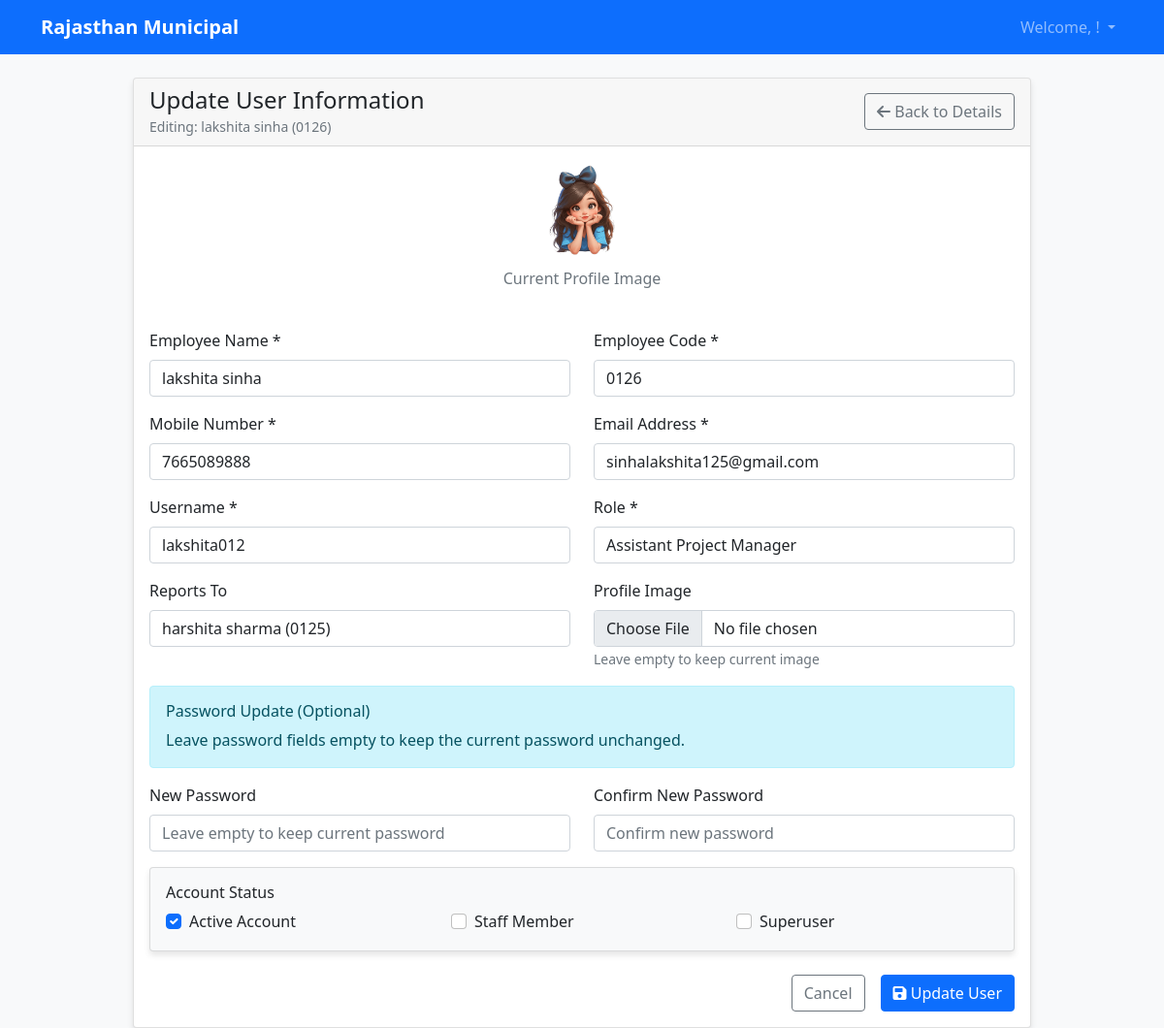
The page /users/3/update/ (signed in) on the database as committed earlier.
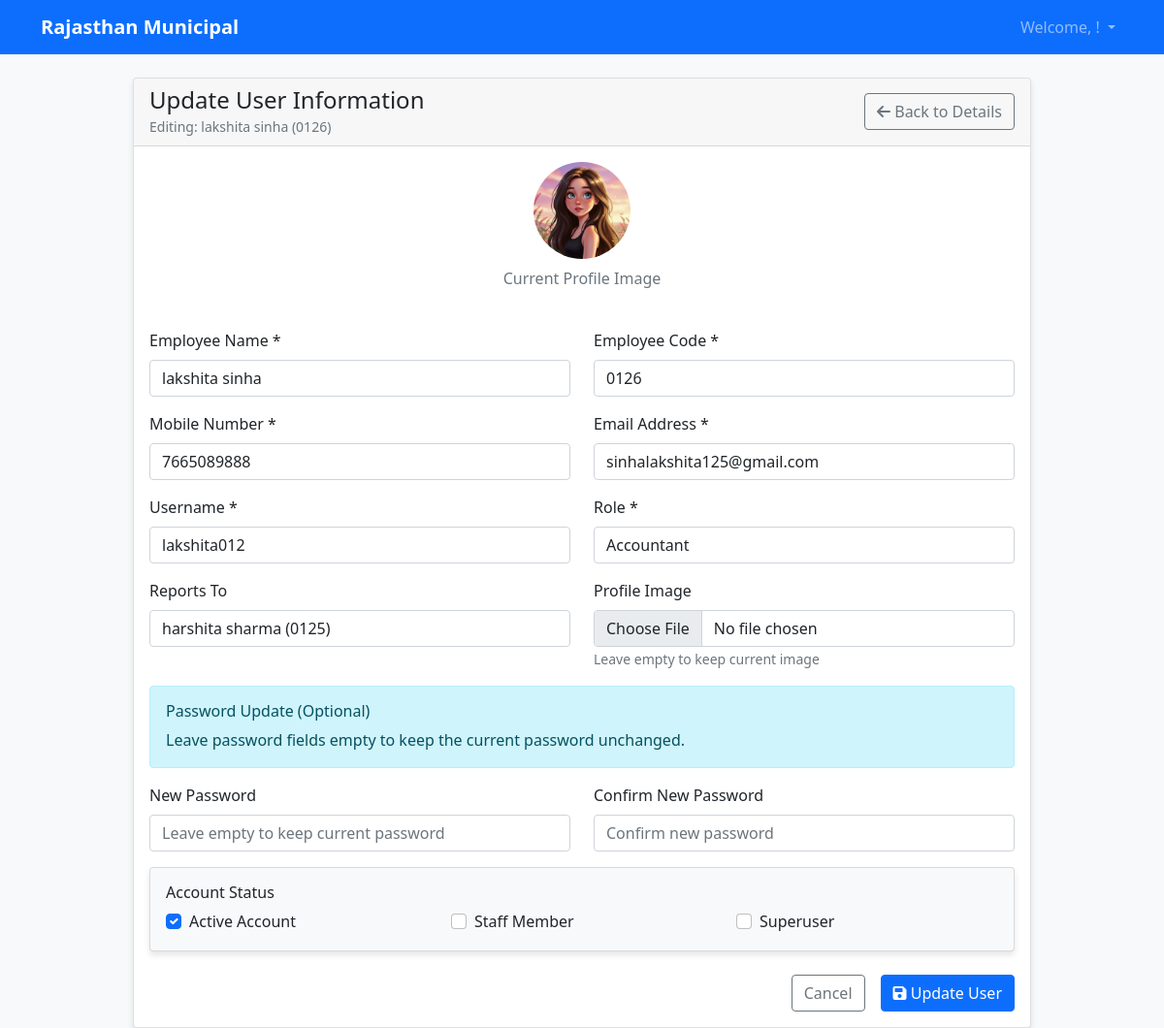
The same page on the database as committed later.
### users/models.py (models this page shows, shortened)
class CustomUser(AbstractUser):
    emp_name = models.CharField(max_length=100, verbose_name="Employee Name")
    emp_code = models.CharField(max_length=20, unique=True, verbose_name="Employee Code")
    mobile_no = models.CharField(max_length=15, verbose_name="Mobile Number")
    report_to = models.ForeignKey(
        'self',
        on_delete=models.SET_NULL,
        null=True,
        blank=True,
        verbose_name="Reports To"
    )
    image = models.ImageField(upload_to='user_images/', blank=True, null=True, verbose_name="Profile Image")
    ROLE_CHOICES = [
        ('assistant_project_manager', 'Assistant Project Manager'),
        ('circle_manager', 'Circle Manager'),
        ('team_leader', 'Team Leader'),
        ('back_office_head', 'Back Office Head'),
        ('back_office', 'Back Office'),
        ('accountant', 'Accountant'),
        ('flying_officer_sspl', 'Flying Officer SSPL'),
        ('revenue_officer', 'Revenue Officer'),
        ('zone_commissioner', 'Zone Commissioner'),
        ('revenue_inspector', 'Revenue Inspector'),
        ('surveyor', 'Surveyor'),
        ('tax_collector', 'Tax Collector'),
        ('tele_caller', 'Tele Caller'),
        ('mis', 'MIS'),
        ('counter', 'Counter'),
        ('commissioner', 'Commissioner'),
        ('oswal', 'Oswal'),
        ('ulb_admin', 'ULB Admin'),
        ('qr_installer', 'QR Installer'),
        ('dc_revenue_first', 'DC Revenue First'),
        ('ro_revenue_first', 'RO Revenue First'),
        ('testt', 'TESTT'),
    ]
    role = models.CharField(
        max_length=30,
        choices=ROLE_CHOICES,
        default='back_office',
        verbose_name="Role"
    )
    first_name = models.CharField(max_length=30, blank=False)
    last_name = models.CharField(max_length=30, blank=False)
    email = models.EmailField(unique=True, blank=False)
    def __str__(self):
        return f"{self.emp_name} ({self.emp_code})"
    class Meta:
        verbose_name = "User"
        verbose_name_plural = "Users"

### users/views.py (the view)
# urls.py: path('users/<int:user_id>/update/', views.user_update_view, name='user_update'),
def user_update_view(request, user_id):
    if not request.user.is_authenticated:
        return redirect('login')
    try:
        user_to_update = CustomUser.objects.get(id=user_id)
    except CustomUser.DoesNotExist:
        messages.error(request, 'User not found.')
        return redirect('user_list')
    allowed_roles = ['commissioner', 'zone_commissioner', 'ulb_admin', 'assistant_project_manager', 'circle_manager']
    if request.user.role not in allowed_roles and not request.user.is_staff:
        messages.error(request, 'You do not have permission to update users.')
        return redirect('dashboard')
    if request.method == 'POST':
        form = CustomUserUpdateForm(request.POST, request.FILES, instance=user_to_update)
        if form.is_valid():
            form.save()
            messages.success(request, f'User {user_to_update.emp_name} updated successfully!')
            return redirect('user_detail', user_id=user_to_update.id)
        else:
            messages.error(request, 'Please correct the errors below.')
    else:
        form = CustomUserUpdateForm(instance=user_to_update)
    context = {
        'form': form,
        'user_to_update': user_to_update,
        'is_update': True,
    }
    return render(request, 'users/user_update.html', context)

### users/templates/users/user_update.html (shortened to what the changed rows need)
{% extends 'users/base.html' %}
{% block content %}
<div class="row justify-content-center">
    <div class="col-md-10">
        <div class="card">
            <div class="card-header d-flex justify-content-between align-items-center">
                <div>
                    <h4 class="mb-0">Update User Information</h4>
                    <small class="text-muted">Editing: {{ user_to_update.emp_name }} ({{ user_to_update.emp_code }})</small>
                </div>
            </div>
            <div class="card-body">
                <form method="post" enctype="multipart/form-data">
                    {% if user_to_update.image %}
                    <div class="row mb-4">
                        <div class="col-12 text-center">
                            <div class="mb-3">
                                <img src="{{ user_to_update.image.url }}" alt="Current Profile"
                                     class="rounded-circle" style="width: 100px; height: 100px; object-fit: cover;">
                                <p class="text-muted mt-2">Current Profile Image</p>
                            </div>
                        </div>
                    </div>
                    {% endif %}
                    <div class="row">
                        <div class="col-md-6">
                            <div class="mb-3">
                                <label for="{{ form.emp_name.id_for_label }}" class="form-label">Employee Name *</label>
                                {{ form.emp_name }}
                            </div>
                        </div>
                        <div class="col-md-6">
                            <div class="mb-3">
                                <label for="{{ form.emp_code.id_for_label }}" class="form-label">Employee Code *</label>
                                {{ form.emp_code }}
                            </div>
                        </div>
                    </div>
                    <div class="row">
                        <div class="col-md-6">
                            <div class="mb-3">
                                <label for="{{ form.mobile_no.id_for_label }}" class="form-label">Mobile Number *</label>
                                {{ form.mobile_no }}
                            </div>
                        </div>
                        <div class="col-md-6">
                            <div class="mb-3">
                                <label for="{{ form.email.id_for_label }}" class="form-label">Email Address *</label>
                                {{ form.email }}
                            </div>
                        </div>
                    </div>
                    <div class="row">
                        <div class="col-md-6">
                            <div class="mb-3">
                                <label for="{{ form.username.id_for_label }}" class="form-label">Username *</label>
                                {{ form.username }}
                            </div>
                        </div>
                        <div class="col-md-6">
                            <div class="mb-3">
                                <label for="{{ form.role.id_for_label }}" class="form-label">Role *</label>
                                {{ form.role }}
                            </div>
                        </div>
                    </div>
                    <div class="row">
                        <div class="col-md-6">
                            <div class="mb-3">
                                <label for="{{ form.report_to.id_for_label }}" class="form-label">Reports To</label>
                                {{ form.report_to }}
                            </div>
                        </div>
                        <div class="col-md-6">
                            <div class="mb-3">
                                <label for="{{ form.image.id_for_label }}" class="form-label">Profile Image</label>
                                {{ form.image }}
                                <small class="form-text text-muted">Leave empty to keep current image</small>
                            </div>
                        </div>
                    </div>
                    <div class="row">
                        <div class="col-12">
                            <div class="card bg-light">
                                <div class="card-body">
                                    <div class="row">
                                        <div class="col-md-4">
                                            <div class="form-check">
                                                <input type="checkbox" name="is_active" id="is_active" class="form-check-input"
                                                       {% if user_to_update.is_active %}checked{% endif %}>
                                                <label class="form-check-label" for="is_active">
                                                    Active Account
                                                </label>
                                            </div>
                                        </div>
                                        <div class="col-md-4">
                                            <div class="form-check">
                                                <input type="checkbox" name="is_staff" id="is_staff" class="form-check-input"
                                                       {% if user_to_update.is_staff %}checked{% endif %}>
                                                <label class="form-check-label" for="is_staff">
                                                    Staff Member
                                                </label>
                                            </div>
                                        </div>
                                        <div class="col-md-4">
                                            <div class="form-check">
                                                <input type="checkbox" name="is_superuser" id="is_superuser" class="form-check-input"
                                                       {% if user_to_update.is_superuser %}checked{% endif %}>
                                                <label class="form-check-label" for="is_superuser">
                                                    Superuser
                                                </label>
                                            </div>
                                        </div>
                                    </div>
                                </div>
                            </div>
                        </div>
                    </div>
                </form>
            </div>
        </div>
    </div>
</div>
<link rel="stylesheet" href="https://cdnjs.cloudflare.com/ajax/libs/font-awesome/6.0.0/css/all.min.css">
{% endblock %}

Rows that differ between the two databases and show on the page:
changed CustomUser "lakshita sinha": image: a different picture; role "Assistant Project Manager" → "Accountant"
